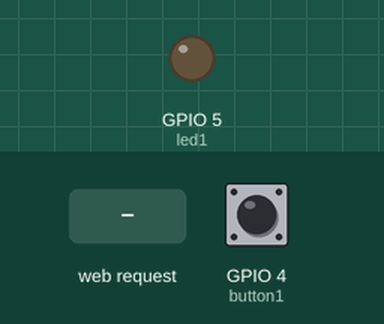
Recording of a sketch running on a simulated ESP8266 (NodeMCU). Parts: output pins drawn as LEDs (lit = HIGH). Inputs (shaded band) come from the test bench; at power-on: GPIO 4 (button1) HIGH. WiFi joins after 1.5 s; servers stay silent unless stated; what the sketch prints to the serial monitor is not drawn.

Above: at 2.7 s.
2.8 s: HTTP request GET /1/out received
At 3.4 s:
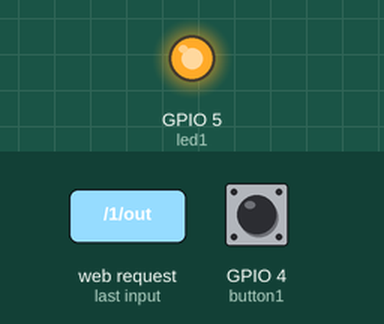
4.3 s: HTTP request GET /1/in received
At 4.6 s:
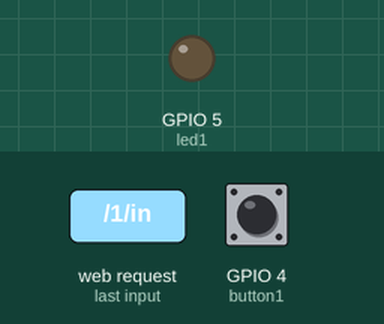
Timing chart, 0 to 7.3 s (numbered marks = the images above; inputs shaded):
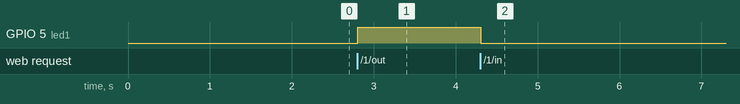

Measured:
- after the input at 2.8 s, GPIO 5 (led1): LOW → HIGH at once
- after the input at 4.3 s, GPIO 5 (led1): HIGH → LOW at once

The sketch:

esp_tutorial.ino
```cpp
/*********
  Based on code by Rui Santos
*********/

// Load Wi-Fi library
#include <ESP8266WiFi.h>

// Replace with your network credentials
const char* ssid     = "Claremont-ETC";
const char* password = "abcdeabcde";

// Set web server port number to 80
WiFiServer server(80);

// Variable to store the HTTP request
String header;

// Auxiliar variables to store the current output state
String roomate1State = "in";

// Assign output variables to GPIO pins
// LED short leg goes to D1
const int led1 = 5;
// Button plugged into ground and D2
const int button1 = 4;

boolean pressed = false;

void setup() {
  Serial.begin(115200);
  // Initialize the button input with the pullup-resistor
  pinMode(button1, INPUT_PULLUP);
  // Initialize the output variables as outputs
  pinMode(led1, OUTPUT);
  // Set outputs to LOW
  digitalWrite(led1, LOW);

  // Connect to Wi-Fi network with SSID and password
  Serial.print("Connecting to ");
  Serial.println(ssid);
  WiFi.begin(ssid, password);
  while (WiFi.status() != WL_CONNECTED) {
    delay(500);
    Serial.print(".");
  }
  // Print local IP address and start web server
  Serial.println("");
  Serial.println("WiFi connected.");
  Serial.println("IP address: ");
  Serial.println(WiFi.localIP());
  server.begin();
}

void loop(){
  WiFiClient client = server.available();   // Listen for incoming clients

  if (client) {                             // If a new client connects,
    Serial.println("New Client.");          // print a message out in the serial port
    String currentLine = "";                // make a String to hold incoming data from the client
    while (client.connected()) {            // loop while the client's connected
      if (client.available()) {             // if there's bytes to read from the client,
        char c = client.read();             // read a byte, then
        Serial.write(c);                    // print it out the serial monitor
        header += c;
        if (c == '\n') {                    // if the byte is a newline character
          // if the current line is blank, you got two newline characters in a row.
          // that's the end of the client HTTP request, so send a response:
          if (currentLine.length() == 0) {
            // HTTP headers always start with a response code (e.g. HTTP/1.1 200 OK)
            // and a content-type so the client knows what's coming, then a blank line:
            client.println("HTTP/1.1 200 OK");
            client.println("Content-type:text/html");
            client.println("Connection: close");
            client.println();

            // turns the GPIOs on and off
            if (header.indexOf("GET /1/out") >= 0) {
              Serial.println("LED1 off");
              roomate1State = "out";
              digitalWrite(led1, HIGH);
            } else if (header.indexOf("GET /1/in") >= 0) {
              Serial.println("LED1 on");
              roomate1State = "in";
              digitalWrite(led1, LOW);
            }

            // Display the HTML web page
            client.println("<!DOCTYPE html><html>");
            client.println("<head><meta name=\"viewport\" content=\"width=device-width, initial-scale=1\">");
            client.println("<link rel=\"icon\" href=\"data:,\">");
            // CSS to style the on/off buttons
            // Feel free to change the background-color and font-size attributes to fit your preferences
            client.println("<style>html { font-family: Helvetica; display: inline-block; margin: 0px auto; text-align: center;}");
            client.println(".button { background-color: #195B6A; border: none; color: white; padding: 16px 40px;");
            client.println("text-decoration: none; font-size: 30px; margin: 2px; cursor: pointer;}");
            client.println(".button2 {background-color: #77878A;}</style></head>");

            // Web Page Heading
            client.println("<body><h1>ESP8266 Web Server</h1>");

            // Display current state, and ON/OFF buttons for GPIO 5
            client.println("<p> 'Your Name Here' is " + roomate1State + "</p>");
            // If the output5State is off, it displays the ON button
            if (roomate1State =="out") {
              client.println("<p><a href=\"/1/in\"><button class=\"button\">IN</button></a></p>");
            } else {
              client.println("<p><a href=\"/1/out\"><button class=\"button button2\">OUT</button></a></p>");
            }
            client.println("</body></html>");

            // The HTTP response ends with another blank line
            client.println();
            // Break out of the while loop
            break;
          } else { // if you got a newline, then clear currentLine
            currentLine = "";
          }
        } else if (c != '\r') {  // if you got anything else but a carriage return character,
          currentLine += c;      // add it to the end of the currentLine
        }
      }
    }
    // Clear the header variable
    header = "";
    // Close the connection
    client.stop();
    Serial.println("Client disconnected.");
    Serial.println("");
  }

  int buttonValue = digitalRead(button1);
   if (buttonValue == LOW){
      pressed = true;
   }
   if (buttonValue == HIGH && pressed){
      pressed = false;
      if (roomate1State == "in"){
        digitalWrite(led1,LOW);
        roomate1State = "out";
      } else {
        digitalWrite(led1,HIGH);
        roomate1State = "in";
      }
   }
}
```
